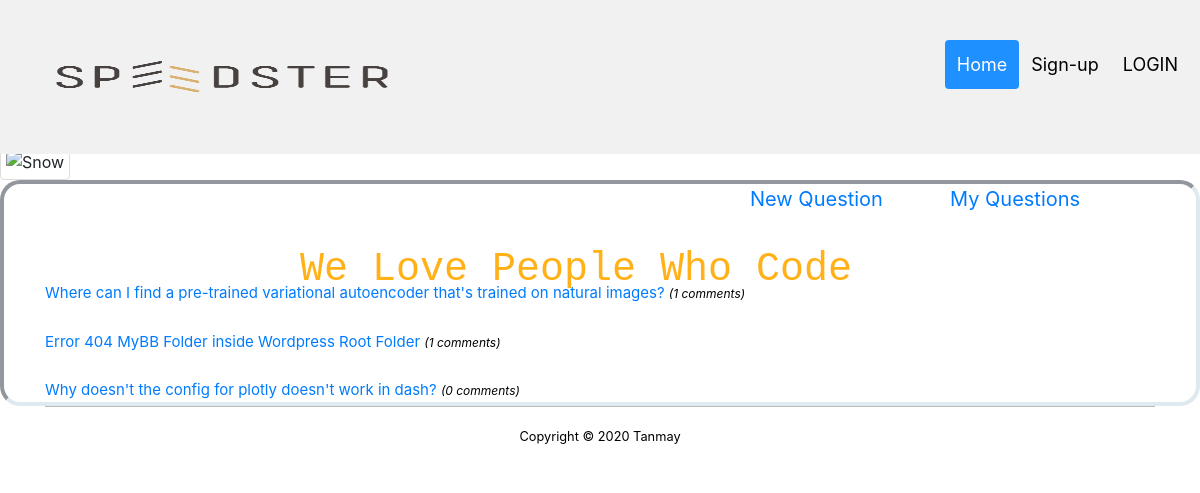
The page / on the database its author committed.
### create_user/models.py (models this page shows, shortened)
class Question(models.Model):
    user = models.ForeignKey(settings.AUTH_USER_MODEL,on_delete=models.CASCADE)
    title = models.CharField(max_length =200)
    body = models.TextField(blank =True ,null=True)
    created =models.DateTimeField(editable =False,null=True ,blank=True)
    modified =models.DateTimeField()
    answers_count = models.IntegerField(default=0)
    points =models.IntegerField(default=0)
    hidden =models.BooleanField(default =False)
    @property
    def num_answers(self):
        answers=Answer.objects.filter(question_id =self.id)
        return len(answers)

### create_user/views.py (the view)
# urls.py: 2. Add a URL to urlpatterns:  path('', views.home, name='home')
def home(request):
    current_user = request.user
    questions=Question.objects.all().order_by('-created')
    all_questions=Question.objects.all()
    page =request.GET.get('page',1)
    paginator =Paginator(all_questions,7)
    try:
        show_q=paginator.page(page)
    except PageNotAnInteger:
        show_q =paginator.page(1)
    except EmptyPage:
        show_q =paginator.page(paginator.num_pages)
    return render(request,'home.html',{'question':questions,'show_q':show_q})

### templates/home.html (shortened to what this page needs)
{% extends 'base.html' %}
{% load static %}
{% block content %}
<img class="bg_image" src="{% static 'images/bg.jpg' %}" alt="Snow" style="width:100%;">
<div class="centered"><p class="monospace ">We Love People Who Code</p></div>
<div class="inset">
  <div class="container">
    <div class="right_side_rectangle">
      <a class="add_q"href="{% url 'new_question' %}">New Question</a>
      </div>
      <div class="right_side_rectangle2">
      <a href="{% url 'my_question_view' %}">My Questions</a>
    </div>
    <br><br><br>
    {% for i in show_q %}
    <div class="newsitem">
      <br><a href="{% url 'question' i.id %}">{{i.title}} <span class="text-seconday-num_answers"> ({{i.num_answers}} comments) </span> </a><br>
    </div>
    {% endfor %}
  </div>
</div>
{% endblock %}

### static/css/tanmay.css (style rules this page uses)
.newsitem a { text-decoration:none; font-size: 15px; }
.right_side_rectangle2 { position: absolute; right: 50px; width: 200px; height: 120px; border: 3px ; font-size: 20px; }
.right_side_rectangle { position: absolute; right: 250px; width: 200px; height: 120px; border: 3px ; font-size: 20px; }
.text-seconday-num_answers { font-size: 12px; font-style: italic; color: black; }
.bg_image { border: 1px solid #ddd; border-radius: 4px; padding: 5px; width: 150px; height:500px; }
.centered { position: absolute; top: 30%; left: 25%; color: #ffb117; font-size: 250%; }
.monospace { font-family: "Lucida Console", Courier, monospace; }

### templates/home.html (style rules this page uses)
.inset { border-style: inset; border-width: 4px; border-color: #dfe9f0; border-radius: 20px; }

### rows shown on the page
Question: title "Where can I find a pre-trained variational autoencoder that's trained on natural images?", num_answers "1"
Question: title "Error 404 MyBB Folder inside Wordpress Root Folder", num_answers "1"
Question: title "Why doesn't the config for plotly doesn't work in dash?", num_answers "0"
